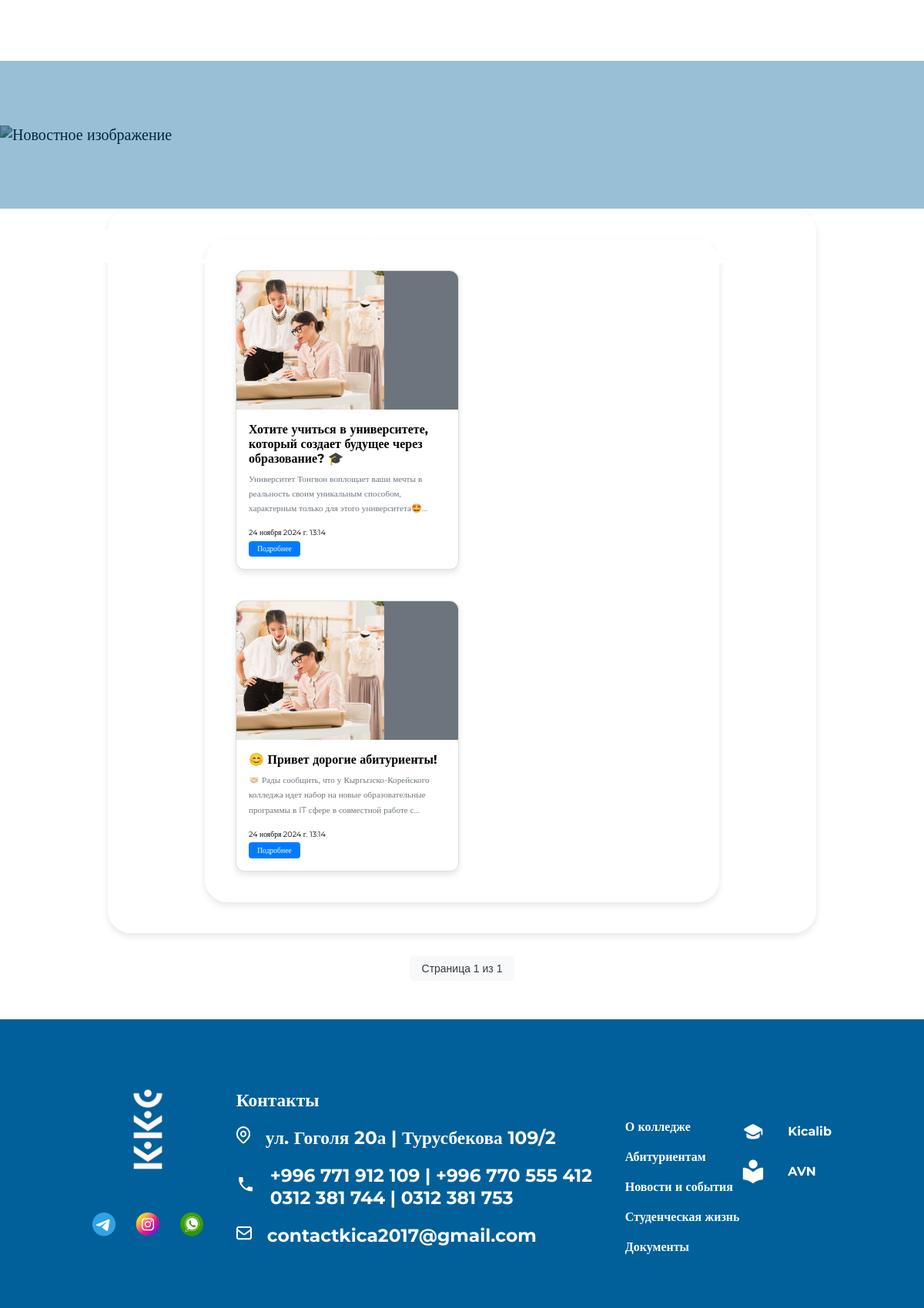
The app's page / (lower part), older data.
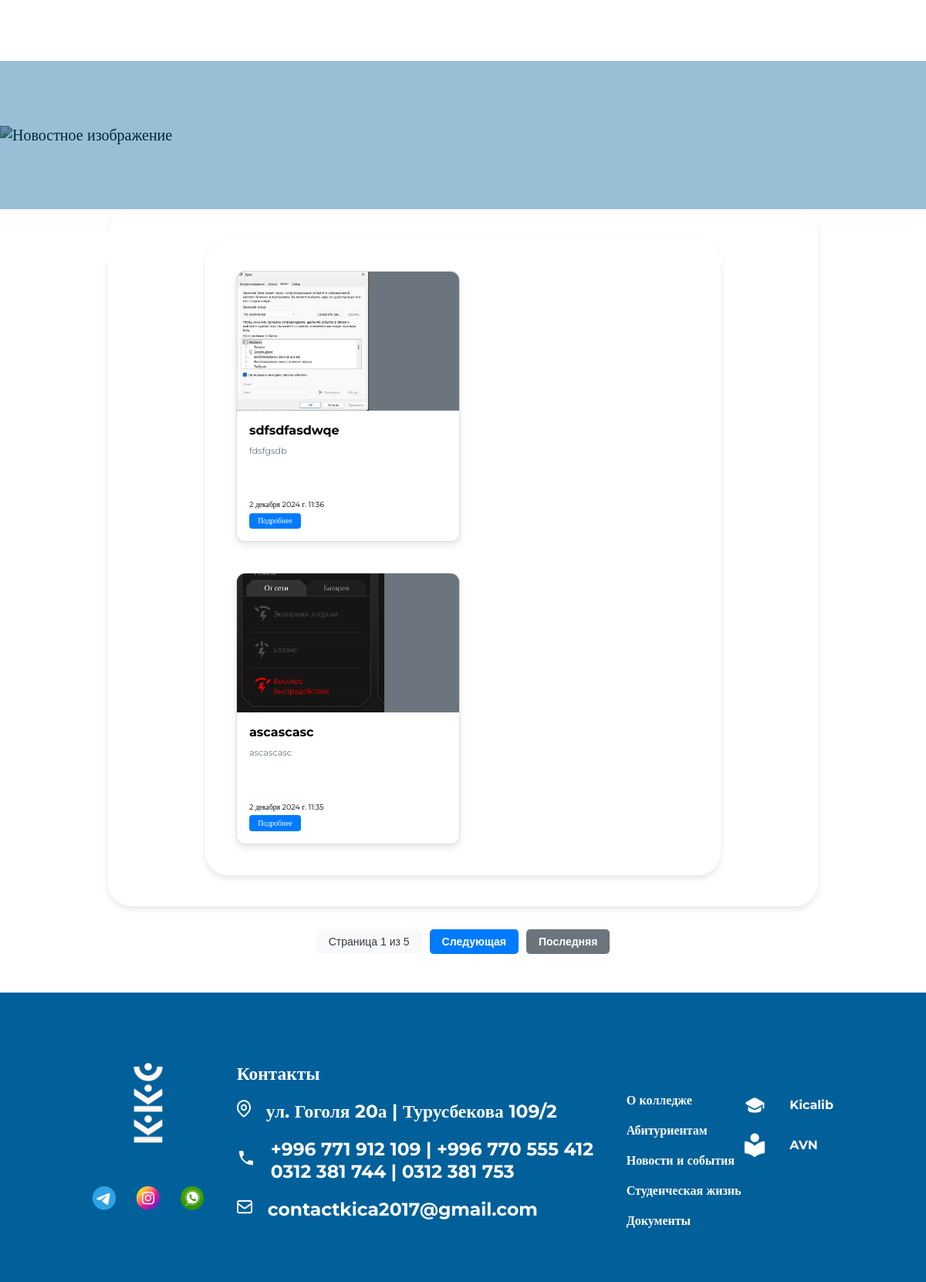
The same page, newer data.
### main_page/models.py (models this page shows, shortened)
class News(models.Model):
    image = models.ImageField(
        upload_to="news/", verbose_name="загрузите основное фото", null=True
    )
    image2 = models.ImageField(
        upload_to="news/", verbose_name="загрузите доп фото", null=True
    )
    image3 = models.ImageField(
        upload_to="news/", verbose_name="загрузите доп фото", null=True, blank=True
    )
    title = models.CharField(
        max_length=100, verbose_name="укажите название новости", null=True
    )
    description = models.TextField(verbose_name="Укажите написание новости")
    video_url = models.URLField(
        verbose_name="укажите ссылку с youtube", null=True, blank=True
    )
    created_at = models.DateTimeField(auto_now_add=True)
    views = models.PositiveIntegerField(
        default=0, verbose_name="Количество просмотров", null=True
    )  # Поле просмотров
    class Meta:
        verbose_name = "новость"
        verbose_name_plural = "новости"

class Contact(models.Model):
    street = models.CharField(max_length=100, verbose_name="Укажите улицу")
    number_1 = models.CharField(max_length=100, verbose_name="Укажите номер телефона 1")
    number_2 = models.CharField(
        max_length=100, verbose_name="Укажите номер телефона 2", blank=True
    )
    number_3 = models.CharField(
        max_length=100, verbose_name="Укажите номер телефона 3", blank=True
    )
    number_4 = models.CharField(
        max_length=100, verbose_name="Укажите номер телефона 4", blank=True
    )
    email = models.EmailField(verbose_name="Укажите EMAIL", default="@gmail.com")
    class Meta:
        verbose_name = "контакт"
        verbose_name_plural = "контакты"

### main_page/views.py (the view)
# urls.py: path("", include("main_page.urls")),
def main_page(request):
    if request.method == "GET":
        course_list = models.Courses.objects.all()
        course_it = models.ITCourses.objects.all()
        logo_image = models.LogoImage.objects.all()
        advanced = models.Advanced.objects.all()
        welcome = models.Welcome.objects.all()
        contact = models.Contact.objects.all()
        mission = models.Mission.objects.all()
        open_door = models.OpenDoor.objects.all()
        news_list = models.News.objects.all().order_by("-id")
        paginator = Paginator(news_list, 2)
        page = request.GET.get("page")
        page_obj = paginator.get_page(page)
        context = {
            "course_it": course_it,
            "course_list": course_list,
            "logo_image": logo_image,
            "advanced": advanced,
            "welcome": welcome,
            "contact": contact,
            "mission": mission,
            "open_door": open_door,
            "page_obj": page_obj,
        }
        return render(request, template_name="index.html", context=context)

### main_page/context_processors.py (called while the page is built)
def contact_processor(request):
    contact = Contact.objects.all()
    return {"contact": contact}

### templates/index.html (shortened to what this page needs)
{% include 'header.html' %}
{% load static %}
<link rel="stylesheet" href="{% static 'css/news.css' %}">
<link rel="stylesheet" href="{% static 'css/component.css' %}">
<link rel="stylesheet" href="{% static 'css/news.css' %}">
<main class="main_2">
</main>
<main class="bcg_main">
    <br><br><br><br><br><br><br><br>
    <img class="img_bcg" src="{% static 'image_kkc/news.png' %}" alt="Новостное изображение">
    <div class="text-content text-content2">
        <h1>Новости и события колледжа</h1>
    </div>
</main>
<div id="news" class="news">
<div class="news">
    {% for i in page_obj %}
    <div class="card">
        <div class="card-image">
            <img src="{{ i.image.url }}" alt="">
        </div>
        <div class="card-body">
            <h5 class="card-title">{{ i.title }}</h5>
            <p class="card-text">{{ i.description }}</p>
            <p class="date-news">{{ i.created_at }}</p>
           <a href="/news_list/{{ i.id }}/" class="card-button">Подробнее</a>
        </div>
    </div>
    {% endfor %}
</div>
</div>
<div class="pagination">
    <div class="pagination-links">
        <span class="current-page">Страница {{ page_obj.number }} из {{ page_obj.paginator.num_pages }}</span>
        {% if page_obj.has_next %}
            <a href="?page={{ page_obj.next_page_number }}" class="pagination-btn next-page">Следующая</a>
            <a href="?page={{ page_obj.paginator.num_pages }}" class="pagination-btn last-page">Последняя</a>
        {% endif %}
    </div>
</div>
{% include 'footer.html' %}

### templates/footer.html (shortened to what this page needs)
{% load static %}
<footer>
    <div class="foot_cont">
        <div class="logo">
            <div class="log_cont">
                <img src="{% static 'image_kkc/logo_transparent_blue 2.png' %}" alt="">
            </div>
            <div class="soc_net">
                <a href="#">
                    <img src="{% static 'image_kkc/soc_net/3337190045231025 1.png' %}" alt="">
                </a>
                <a target="_blank" href="https://www.instagram.com/kkc_kica?utm_source=ig_web_button_share_sheet&igsh=ZDNlZDc0MzIxNw==">
                    <img src="{% static 'image_kkc/soc_net/image 15.png' %}" alt="">
                </a>
                <a target="_blank" href="https://wa.me/996771912109">
                    <img src="{% static 'image_kkc/soc_net/image 16.png' %}" alt="">
                </a>
            </div>
        </div>
        <div class="contacts">
            <h3 class="contact_title">Контакты</h3>
            {% if contact %}
                {% for item in contact %}
                    <div class="contact_item">
                        <span>
                            <img src="{% static 'image_kkc/icon/Icon_location.png' %}" alt="">
                        </span>
                        <a href="#">
                            <h3>{{ item.street }}</h3>
                        </a>
                    </div>
                    <div class="contact_item">
                        <span>
                            <img src="{% static 'image_kkc/icon/local_phone.png' %}" alt="">
                        </span>
                        <a href="#">
                            <h3>{{ item.number_1 }} | {{ item.number_2 }}<br>
                                {{ item.number_3 }} | {{ item.number_4 }}</h3>
                        </a>
                    </div>
                    <div class="contact_item">
                        <span>
                            <img src="{% static 'image_kkc/icon/Icon.png' %}" alt="">
                        </span>
                        <a href="#">
                            <h3>{{ item.email }}</h3>
                        </a>
                    </div>
                {% endfor %}
            {% endif %}
        </div>
        <div class="nav_footer">
            <h6><a href="{% url 'about_us' %}" class="link_nav">О колледже</a></h6>
            <h6><a href="#" class="link_nav">Абитуриентам</a></h6>
            <h6><a href="{% url 'news_list' %}" class="link_nav">Новости и события</a></h6>
            <h6><a href="#" class="link_nav">Студенческая жизнь</a></h6>
            <h6><a href="{% url 'documents' %}" class="link_nav">Документы</a></h6>
        </div>
        <div class="stud_tools">
            <div class="tool_1">
                <img src="{% static 'image_kkc/icon/kicalib.png' %}" alt="">
                <h6 class="footer_tool"><a class="tool_item" href="#">Kicalib</a></h6>
            </div>
            <div class="tool_1">
                <img src="{% static 'image_kkc/icon/avn.png' %}" alt="">
                <h6 class="footer_tool"><a class="tool_item" href="http://212.112.103.155:85/">AVN</a></h6>
            </div>
        </div>
    </div>
</footer>
</body>
</html>

Row changes from the older to the newer data that the page shows:
no longer on this page (row unchanged): News: image (picture), title "Хотите учиться в университете, который создает будущее через образование? 🎓", description "Университет Тонгвон воплощает ваши мечты в реальность своим уникальным способом, характерным только для этого…", created_at "24 ноября 2024 г. 13:14"
no longer on this page (row edited): News: image (picture), title "😊 Привет дорогие абитуриенты!", description "🤝🏻 Рады сообщить, что у Кыргызско-Корейского колледжа идет набор на новые образовательные программы в IT сфере в совместной работе…", created_at "24 ноября 2024 г. 13:14"
added News: image (picture), title "sdfsdfasdwqe", description "fdsfgsdb", created_at "2 декабря 2024 г. 11:36"
added News: image (picture), title "ascascasc", description "ascascasc", created_at "2 декабря 2024 г. 11:35"
Text that changed along with them:
{{ page_obj.paginator.num_pages }}: "1" → "5"
text now shown: "Следующая Последняя"
